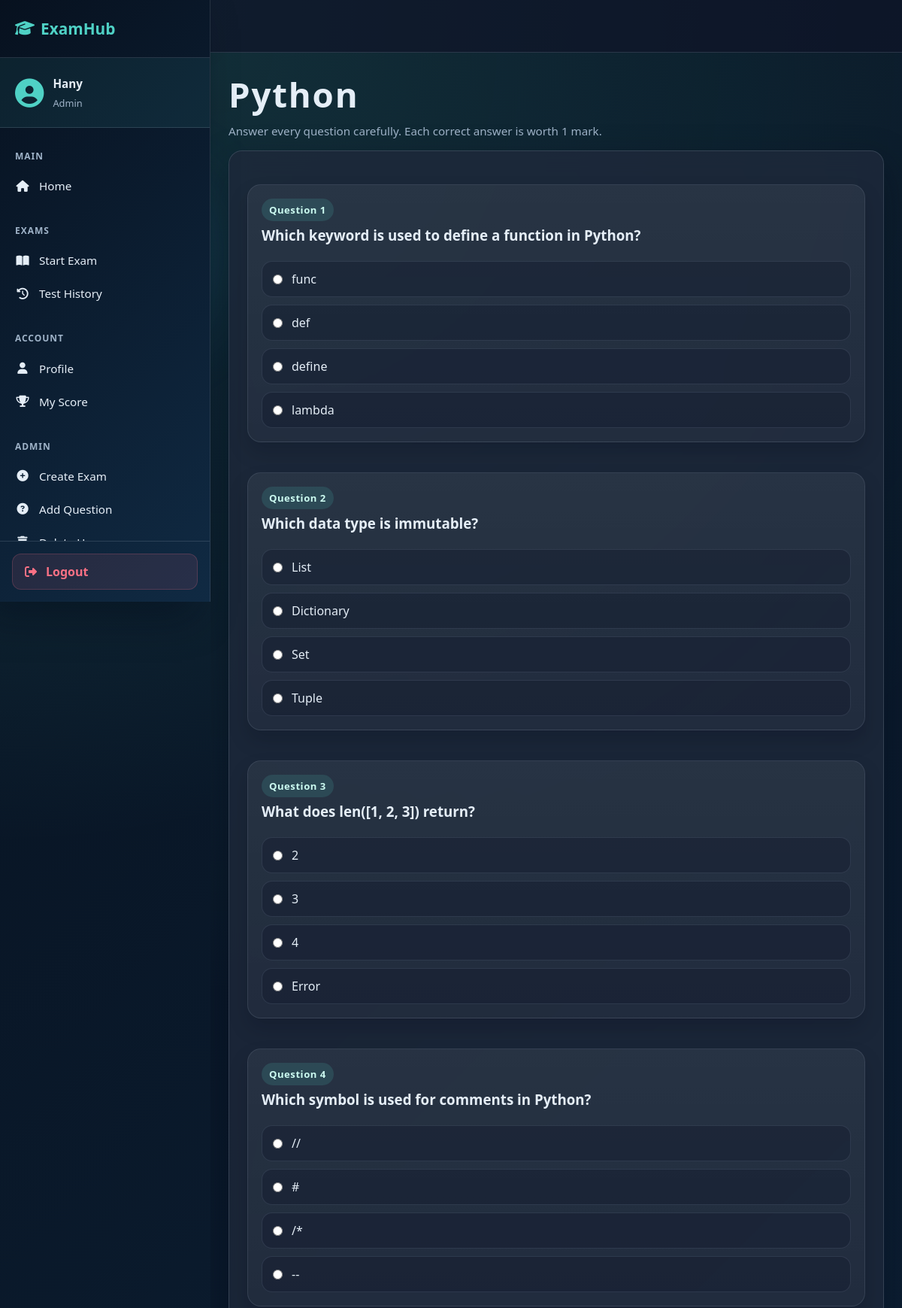
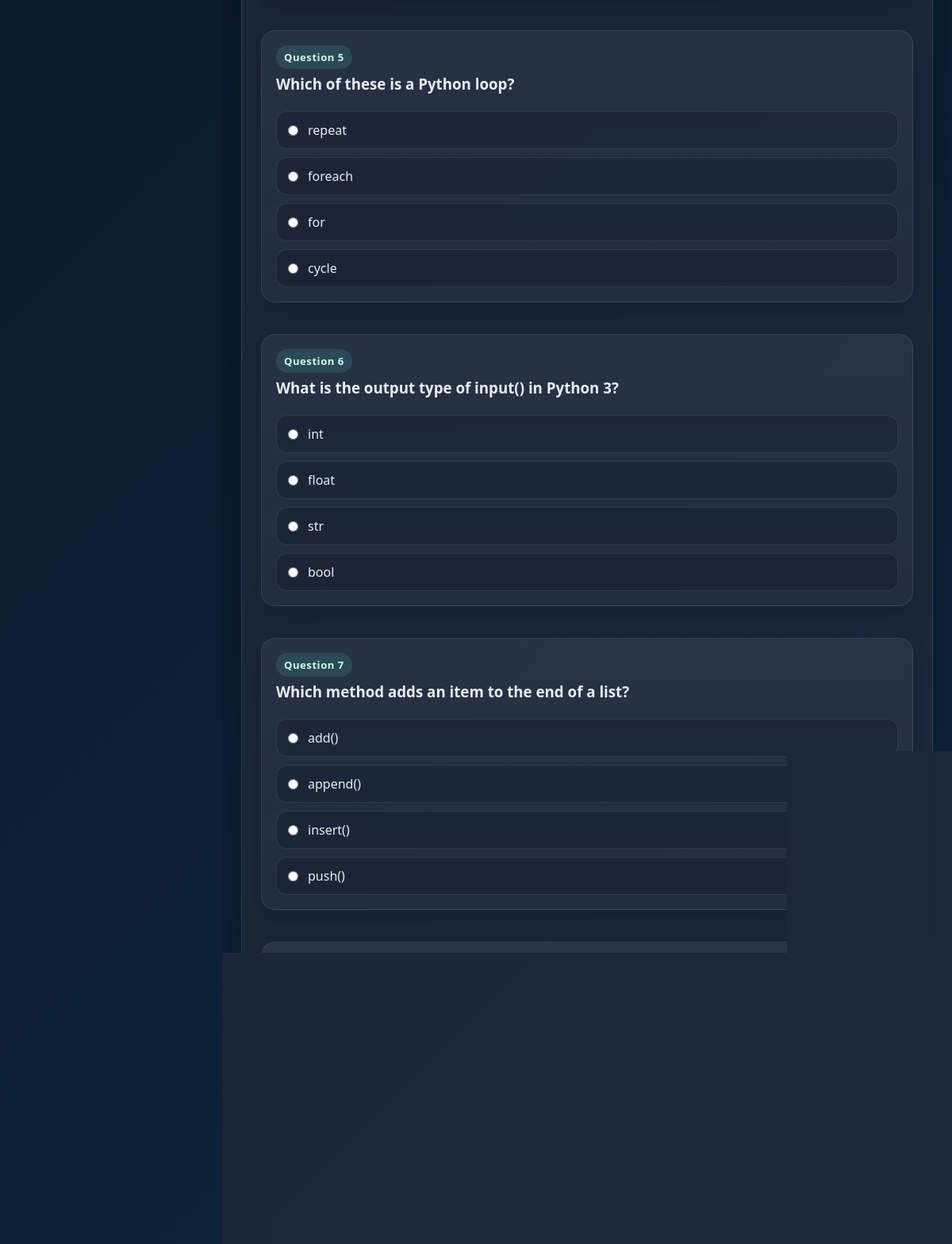
/start_exam/3 (signed in, upper part), run on the app's committed database (2 pictures, top to bottom).
### tables this page shows
CREATE TABLE results (
    id INTEGER PRIMARY KEY AUTOINCREMENT,
    username TEXT,
    exam_id INTEGER,
    score INTEGER
, completed_at TEXT);

CREATE TABLE exams (
    id INTEGER PRIMARY KEY AUTOINCREMENT,
    name TEXT NOT NULL,
    total_marks INTEGER CHECK(total_marks > 0)
);

CREATE TABLE questions (
    id INTEGER PRIMARY KEY AUTOINCREMENT,
    exam_id INTEGER,
    question TEXT,
    option1 TEXT,
    option2 TEXT,
    option3 TEXT,
    option4 TEXT,
    correct_answer INTEGER
);

### app.py (the view, shortened to what this page needs)
@app.route("/start_exam/<int:exam_id>", methods=["GET", "POST"])
def take_exam(exam_id):
    if "user" not in session:
        return redirect("/")
    try:
        exam = get_exam_by_id(exam_id)
        if not exam:
            return "Exam not found", 404
        questions = get_questions(exam_id)
        return render_template("quiz.html", questions=questions, exam_name=exam[1])
    except Exception as e:
        return f"Error: {e}"

### app.py (called while the page is built, shortened)
@app.context_processor
def inject_score_summary():
    username = session.get("user")
    return {"score_summary": get_user_score_summary(username)}

### config/db_config.py (called while the page is built)
def get_connection():
    db_path = os.getenv("DB_PATH", "exam.db")
    return sqlite3.connect(db_path)

### services/exam_service.py (called while the page is built, shortened)
def _ensure_results_completion_column(cur):
    cur.execute("PRAGMA table_info(results)")
    columns = [row[1] for row in cur.fetchall()]
    if "completed_at" not in columns:
        cur.execute("ALTER TABLE results ADD COLUMN completed_at TEXT")

def get_exam_by_id(exam_id):
    conn = get_connection()
    cur = conn.cursor()
    cur.execute("SELECT * FROM exams WHERE id=?", (exam_id,))
    data = cur.fetchone()
    conn.close()
    return data

def get_questions(exam_id):
    conn = get_connection()
    cur = conn.cursor()
    cur.execute("SELECT * FROM questions WHERE exam_id=?", (exam_id,))
    data = cur.fetchall()
    conn.close()
    return data

def _parse_timestamp(value):
    if not value:
        return None

def _calculate_current_streak(activity_dates):
    if not activity_dates:
        return 0

### templates/quiz.html (shortened to what this page needs)
{% extends "base.html" %}
{% block content %}
<div class="page-intro">
    <h1 class="page-title">{{ exam_name }}</h1>
    <p class="subtle page-subtitle">Answer every question carefully. Each correct answer is worth 1 mark.</p>
</div>
<div class="container">
<form method="POST">
{% for q in questions %}
    <div class="card">
        <div class="quiz-head">
            <span class="question-index">Question {{ loop.index }}</span>
            <h3>{{ q[2] }}</h3>
        </div>
        <div class="option-list">
            <label class="option">
                <input type="radio" name="{{ q[0] }}" value="1" required>
                <span>{{ q[3] }}</span>
            </label>
            <label class="option">
                <input type="radio" name="{{ q[0] }}" value="2">
                <span>{{ q[4] }}</span>
            </label>
            <label class="option">
                <input type="radio" name="{{ q[0] }}" value="3">
                <span>{{ q[5] }}</span>
            </label>
            <label class="option">
                <input type="radio" name="{{ q[0] }}" value="4">
                <span>{{ q[6] }}</span>
            </label>
        </div>
    </div>
{% endfor %}
</form>
</div>
{% endblock %}

### templates/base.html (shortened to what this page needs)
<!DOCTYPE html>
<html>
<head>
    <link rel="stylesheet" href="{{ url_for('static', filename='style.css', v='3') }}">
    <link rel="stylesheet" href="https://cdnjs.cloudflare.com/ajax/libs/font-awesome/6.4.0/css/all.min.css">
</head>
<body>
    <div class="sidebar">
        <div class="sidebar-header">
            <h3><i class="fas fa-graduation-cap"></i> ExamHub</h3>
        </div>
        <div class="user-info">
            <div class="user-avatar">
                <i class="fas fa-user-circle"></i>
            </div>
            <div class="user-details">
                <p class="user-name">{{ session.get('user', 'User') }}</p>
                <p class="user-role">{{ session.get('role', 'Student').title() }}</p>
            </div>
        </div>
        <nav class="sidebar-menu">
            <div class="menu-section">
                <p class="section-title">Main</p>
                <a href="{{ url_for('dashboard') }}" class="menu-item {% if request.endpoint == 'dashboard' %}active{% endif %}">
                    <i class="fas fa-home"></i> <span>Home</span>
                </a>
            </div>
            <div class="menu-section">
                <p class="section-title">Exams</p>
                <a href="{{ url_for('start_exam') }}" class="menu-item {% if request.endpoint == 'start_exam' %}active{% endif %}">
                    <i class="fas fa-book-open"></i> <span>Start Exam</span>
                </a>
                <a href="{{ url_for('test_history') }}" class="menu-item {% if request.endpoint == 'test_history' %}active{% endif %}">
                    <i class="fas fa-history"></i> <span>Test History</span>
                </a>
            </div>
            <div class="menu-section">
                <p class="section-title">Account</p>
                <a href="#" class="menu-item" onclick="showProfile()">
                    <i class="fas fa-user"></i> <span>Profile</span>
                </a>
                <a href="#" class="menu-item" onclick="showScore()">
                    <i class="fas fa-trophy"></i> <span>My Score</span>
                </a>
            </div>
            {% if session.get('role') == 'admin' %}
            <div class="menu-section">
                <p class="section-title">Admin</p>
                <a href="{{ url_for('create_exam_page') }}" class="menu-item {% if request.endpoint == 'create_exam_page' %}active{% endif %}">
                    <i class="fas fa-plus-circle"></i> <span>Create Exam</span>
                </a>
                <a href="{{ url_for('add_question_page') }}" class="menu-item {% if request.endpoint == 'add_question_page' %}active{% endif %}">
                    <i class="fas fa-question-circle"></i> <span>Add Question</span>
                </a>
                <a href="{{ url_for('delete_user_page') }}" class="menu-item {% if request.endpoint == 'delete_user_page' %}active{% endif %}">
                    <i class="fas fa-trash"></i> <span>Delete User</span>
                </a>
            </div>
            {% endif %}
        </nav>
        <div class="sidebar-footer">
            <a href="{{ url_for('logout') }}" class="logout-btn">
                <i class="fas fa-sign-out-alt"></i> <span>Logout</span>
            </a>
        </div>
    </div>
    <div class="main-content">
        <div class="top-bar">
        </div>
        <div class="content-wrapper">
            {% block content %}{% endblock %}
        </div>
    </div>
</body>
</html>

### data on the page
results: get "Hany"
exams: name "Python"
questions: question "Which keyword is used to define a function in Python?", option1 "func", option2 "def", option3 "define", option4 "lambda"
questions: question "Which data type is immutable?", option1 "List", option2 "Dictionary", option3 "Set", option4 "Tuple"
questions: question "What does len([1, 2, 3]) return?", option1 "2", option2 "3", option3 "4", option4 "Error"
questions: question "Which symbol is used for comments in Python?", option1 "//", option2 "#", option3 "/*", option4 "--"
questions: question "Which of these is a Python loop?", option1 "repeat", option2 "foreach", option3 "for", option4 "cycle"
questions: question "What is the output type of input() in Python 3?", option1 "int", option2 "float", option3 "str", option4 "bool"
questions: question "Which method adds an item to the end of a list?", option1 "add()", option2 "append()", option3 "insert()", option4 "push()"

### other printed values
{{ session.get('role', 'Student').title() }} "Admin"
